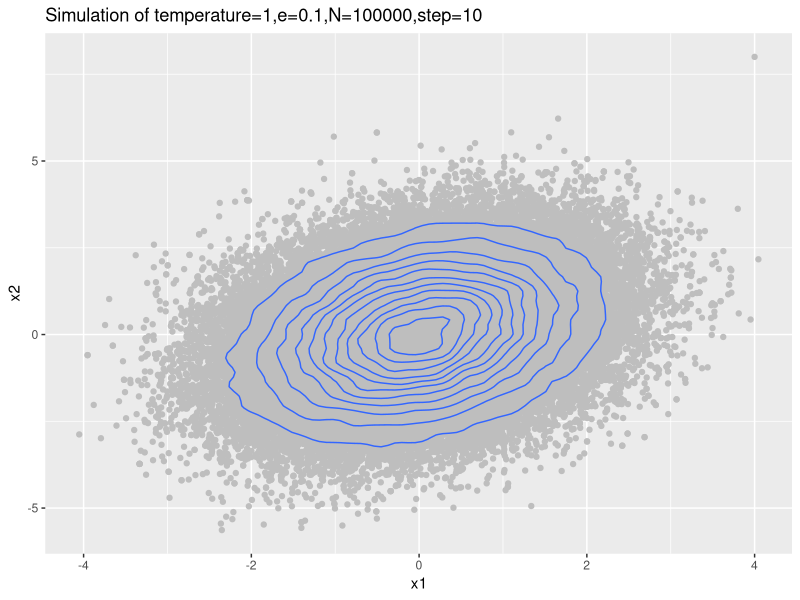
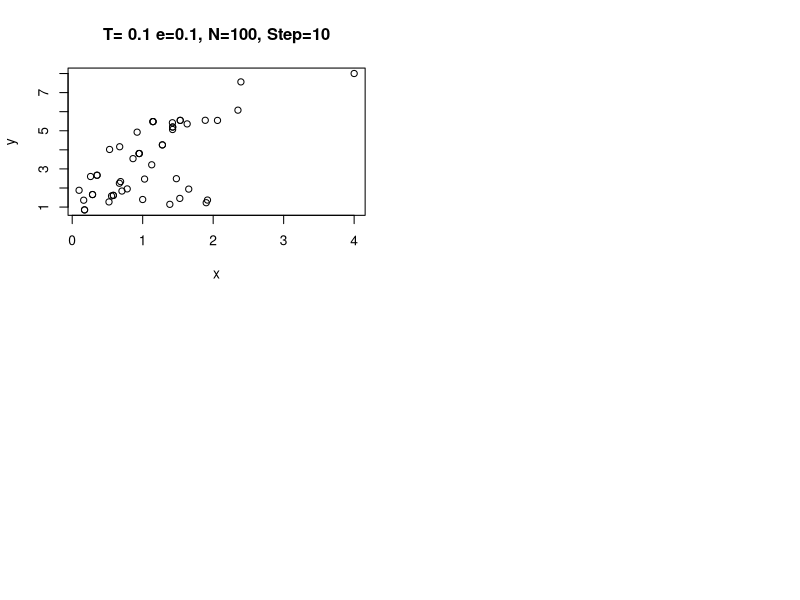

Source code (R) for these figures, in order: (Note: this script raises an error after producing the figures.)
## ---- chunk 1
knitr::opts_chunk$set(echo = TRUE)
## ---- chunk 2
library("mvtnorm")
hybridMC = function(temp, e, N, mu, sigma, step=1) {
  x = matrix(0, nrow = N, ncol = 2)
  inv_sigma = solve(sigma)
  #x[1,] = rnorm(2, mean=0, sd=1)
  x[1,] = c(4,8)
  for (i in 2:N){
    x_t = as.matrix(x[i-1, ])
    p_t = matrix(rnorm(2, mean=0, sd=1), ncol=1)
    
    x_old=x_t
    p = p_t
    for (j in 1:step){
      p_half = p - e / 2 * (inv_sigma%*%x_old)
      x_new = x_old + e*p_half
      p_new = p_half - e / 2 * (inv_sigma %*% x_new)
      x_old = x_new
      p = p_new
    }
    #mean=mu,
    A = exp((dmvnorm(t(x_t),sigma=sigma) + dmvnorm(t(p_t),sigma=diag(2)) - dmvnorm(t(x_new), sigma=sigma) - dmvnorm(t(p_new), sigma=diag(2))) / temp)
    u=rnorm(1)
    if (min(A,1) >= u) {
      x[i, ] = t(x_new)
    } else {
      x[i, ] = x[i-1, ]  
    }
  }
  
  return (x)
}
## ---- chunk 3
library(ggplot2)
ex1 = hybridMC(temp=1,e=0.1, N=100000, mu=c(0,0), sigma=matrix(c(1,0.4,0.4,2), nrow=2),step=10)
simu = as.data.frame(ex1)
sp = ggplot(data=simu, aes(x=V1,y=V2)) + geom_point(color = "gray") + geom_density_2d()
sp+labs(y= "x2", x = "x1",title = "Simulation of temperature=1,e=0.1,N=100000,step=10")
## ---- chunk 4
cov(ex1)
## ---- chunk 5
par(mfrow=c(2,2))
temperature = c(0.1,0.5,1,5)
Step = c(1, 5, 10,20) 
for (k in 1:4){
  ex = hybridMC(temp=temperature[k],e=0.05, N=50, mu=c(0,0), sigma=matrix(c(1,0.4,0.4,2), nrow=2), step=10)
  
  plot(ex, xlab='x',ylab='y', main=paste("T=",temperature[k], "e=0.1, N=100, Step=10", sep=" "))
  for(i in seq(0.02,1,0.2)){
    mixtools::ellipse(mu=c(0,0),
            sigma = sigma, alpha = i,npoints = 500,
            draw = TRUE,newplot = FALSE, col="red",lwd=2) 
  }
}
## ---- chunk 6
library(mixtools)
library(shape)
iters = 40
ex2=hybridMC(temp = 5, e=0.2, N=iters, mu=c(0,0), sigma = sigma, step = 5)
plot(ex2, xlab="x1", ylab="x2", main = "Trajectoy of HMC Simulation")
for (k in 1:(iters-1)) {
  Arrows(ex2[k,1],ex2[k,2], ex2[k+1,1],ex2[k+1,2],lty =1,lwd=0.6)
}
for(i in seq(0.02,2,0.1)){
    mixtools::ellipse(mu=c(0,0),
            sigma = sigma, alpha = i,npoints = 500,
            draw = TRUE,newplot = FALSE, col="red",lwd=1) 
  }

## ---- chunk 7
par(mfrow=c(2,2))
temperature = c(0.1,0.5,1,3)
Step = c(1, 5, 10,20) 
for (k in 1:4){
  ex = hybridMC(temp=temperature[3],e=0.1, N=2000, mu=c(0,0), sigma=matrix(c(1,0.4,0.4,2), nrow=2), step=Step[k])
  print(cov(ex))
  plot(ex, xlab='x',ylab='y', main=paste("Temperature=1, e=0.1, N=2000, Step=", Step[k], sep=" "))
  for(i in seq(0.02,0.5,0.2)){
    mixtools::ellipse(mu=c(0,0),
            sigma = sigma, alpha = i,npoints = 500,
            draw = TRUE,newplot = FALSE, col="red",lwd=2) 
  }
}
